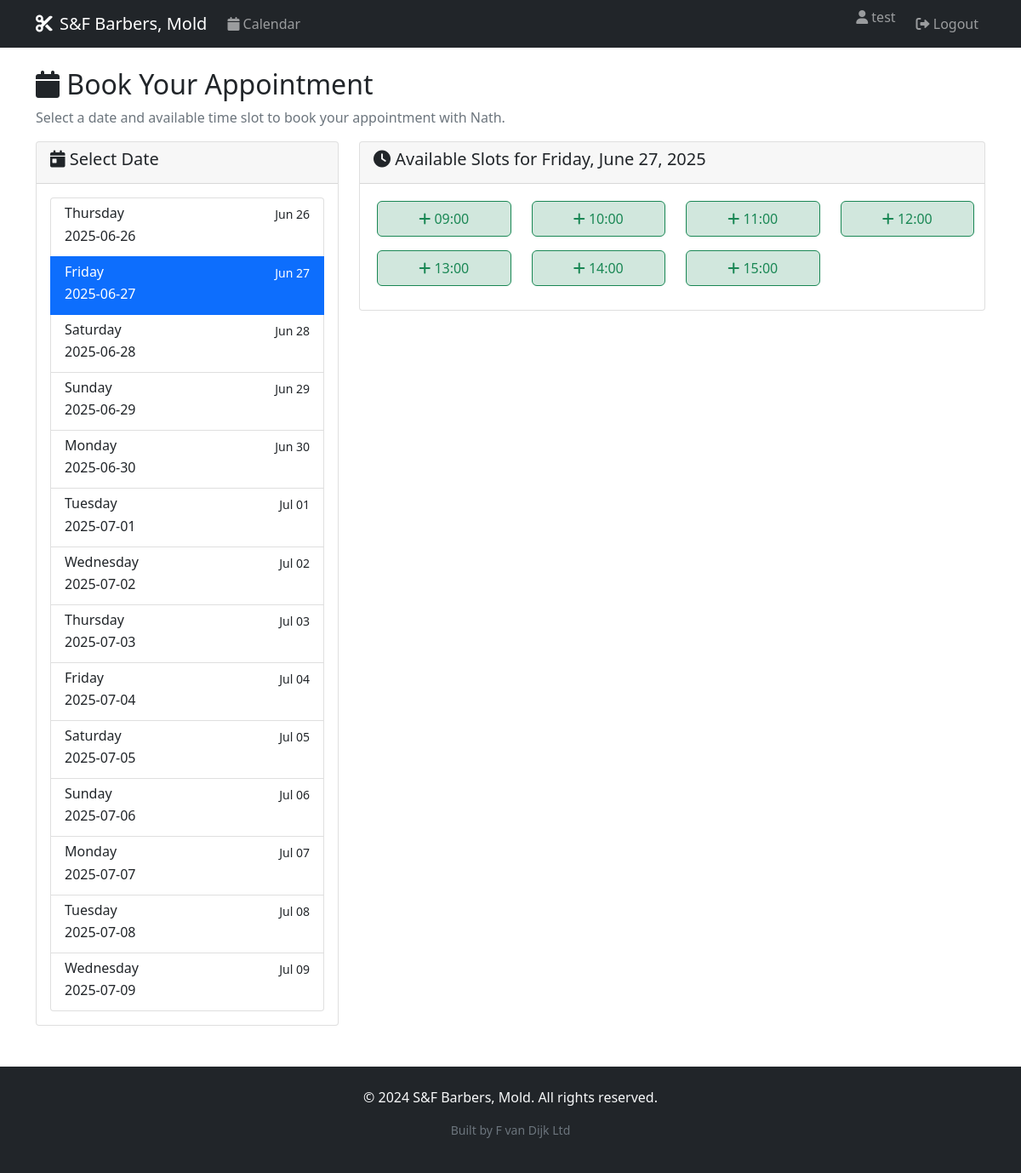
/calendar?date=2025-06-27 (signed in), run on an earlier commit of the app's database.
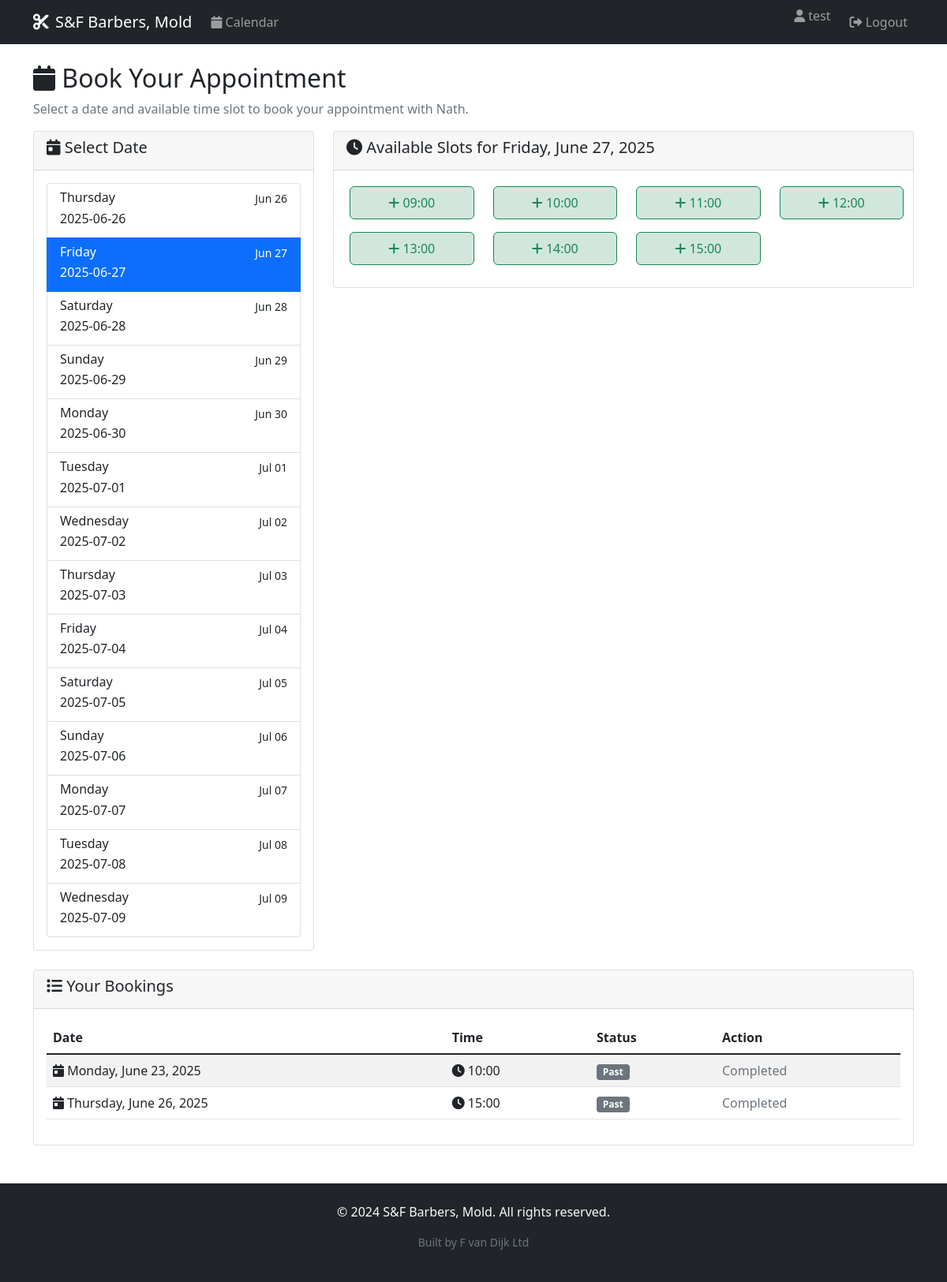
And on a later commit of the database.
### app.py (models this page shows)
class Booking(db.Model):
    id = db.Column(db.Integer, primary_key=True)
    user_id = db.Column(db.Integer, db.ForeignKey('user.id'), nullable=True)  # Nullable for guest bookings
    date = db.Column(db.Date, nullable=False)
    time_slot = db.Column(db.String(10), nullable=False)  # e.g., "09:00"
    guest_name = db.Column(db.String(100))  # For non-registered customers
    guest_phone = db.Column(db.String(20))  # For non-registered customers
    guest_email = db.Column(db.String(120))  # For non-registered customers
    admin_note = db.Column(db.String(200))  # Admin's private note
    is_guest_booking = db.Column(db.Boolean, default=False)
    created_at = db.Column(db.DateTime, default=datetime.utcnow)

### app.py (the view)
    def decorated_function(*args, **kwargs):
        if 'user_id' not in session:
            flash('Please log in to access this page.', 'warning')
            return redirect(url_for('login'))
        return f(*args, **kwargs)

### app.py (called while the page is built)
def get_available_slots(selected_date=None):
    if selected_date is None:
        selected_date = date.today()
    override = ScheduleOverride.query.filter_by(date=selected_date).first()
    if override:
        if not override.is_open:
            return []
        opening_hour = int(override.opening_time.split(':')[0])
        closing_hour = int(override.closing_time.split(':')[0])
    else:
        opening_hour = 9
        closing_hour = 16
    slots = []
    for hour in range(opening_hour, closing_hour):
        slots.append(f"{hour:02d}:00")
    return slots

def get_schedule_info(selected_date):
    override = ScheduleOverride.query.filter_by(date=selected_date).first()
    if override:
        if not override.is_open:
            return {
                'is_open': False,
                'hours': None,
                'note': override.note or 'Closed',
                'is_custom': True
            }
        else:
            return {
                'is_open': True,
                'hours': f"{override.opening_time} - {override.closing_time}",
                'note': override.note,
                'is_custom': True
            }
    else:
        return {
            'is_open': True,
            'hours': '09:00 - 16:00',
            'note': None,
            'is_custom': False
        }

def get_booked_slots(selected_date):
    bookings = Booking.query.filter_by(date=selected_date).all()
    return [booking.time_slot for booking in bookings]

def is_admin():
    return session.get('is_admin', False)

def login_required(f):
    def decorated_function(*args, **kwargs):
        if 'user_id' not in session:
            flash('Please log in to access this page.', 'warning')
            return redirect(url_for('login'))
        return f(*args, **kwargs)
    decorated_function.__name__ = f.__name__
    return decorated_function

### templates/calendar.html (shortened to what this page needs)
{% extends "base.html" %}
{% block content %}
<div class="row">
    <div class="col-12">
        <h2><i class="fas fa-calendar"></i> Book Your Appointment</h2>
        <p class="text-muted">Select a date and available time slot to book your appointment with Nath.</p>
    </div>
</div>
<div class="row">
    <div class="col-md-4">
        <div class="card">
            <div class="card-header">
                <h5><i class="fas fa-calendar-day"></i> Select Date</h5>
            </div>
            <div class="card-body">
                <div class="list-group">
                    {% for date in dates %}
                        <a href="{{ url_for('calendar', date=date.strftime('%Y-%m-%d')) }}"
                           class="list-group-item list-group-item-action {{ 'active' if date == selected_date else '' }}">
                            <div class="d-flex w-100 justify-content-between">
                                <h6 class="mb-1">{{ date.strftime('%A') }}</h6>
                                <small>{{ date.strftime('%b %d') }}</small>
                            </div>
                            <p class="mb-1">{{ date.strftime('%Y-%m-%d') }}</p>
                        </a>
                    {% endfor %}
                </div>
            </div>
        </div>
    </div>
    <div class="col-md-8">
        <div class="card">
            <div class="card-header">
                <h5><i class="fas fa-clock"></i> Available Slots for {{ selected_date.strftime('%A, %B %d, %Y') }}</h5>
            </div>
            <div class="card-body">
                {% if not schedule_info.is_open %}
                    <div class="alert alert-danger text-center">
                        <i class="fas fa-store-slash fa-2x mb-2"></i>
                        <h5>Closed Today</h5>
                        <p class="mb-0">{{ schedule_info.note }}</p>
                    </div>
                {% elif available_slots %}
                    <div class="row">
                        {% for slot in available_slots %}
                            <div class="col-md-3 col-sm-4 col-6 mb-2">
                                {% if session.is_admin %}
                                    <a href="{{ url_for('admin_book_slot', date=selected_date.strftime('%Y-%m-%d'), time_slot=slot) }}"
                                       class="btn btn-outline-primary w-100 booking-slot available">
                                        <i class="fas fa-user-plus"></i> {{ slot }}
                                    </a>
                                {% else %}
                                    <form method="POST" action="{{ url_for('book') }}" style="display: inline;">
                                        <button type="submit" class="btn btn-outline-success w-100 booking-slot available">
                                            <i class="fas fa-plus"></i> {{ slot }}
                                        </button>
                                    </form>
                                {% endif %}
                            </div>
                        {% endfor %}
                    </div>
                {% else %}
                    <div class="alert alert-warning">
                        <i class="fas fa-exclamation-triangle"></i> No available slots for this date.
                    </div>
                {% endif %}
            </div>
        </div>
    </div>
</div>
{% if not session.is_admin and user_bookings %}
<div class="row mt-4">
    <div class="col-12">
        <div class="card">
            <div class="card-header">
                <h5><i class="fas fa-list"></i> Your Bookings</h5>
            </div>
            <div class="card-body">
                <div class="table-responsive">
                    <table class="table table-striped">
                        <thead>
                            <tr>
                                <th>Date</th>
                                <th>Time</th>
                                <th>Status</th>
                                <th>Action</th>
                            </tr>
                        </thead>
                        <tbody>
                            {% for booking in user_bookings %}
                                <tr>
                                    <td>
                                        <i class="fas fa-calendar-day"></i>
                                        {{ booking.date.strftime('%A, %B %d, %Y') }}
                                    </td>
                                    <td>
                                        <i class="fas fa-clock"></i> {{ booking.time_slot }}
                                    </td>
                                    <td>
                                        {% if booking.date >= selected_date %}
                                            <span class="badge bg-success">Upcoming</span>
                                        {% else %}
                                            <span class="badge bg-secondary">Past</span>
                                        {% endif %}
                                    </td>
                                    <td>
                                        {% if booking.date >= selected_date %}
                                            <form method="POST" action="{{ url_for('cancel') }}" style="display: inline;">
                                                <input type="hidden" name="booking_id" value="{{ booking.id }}">
                                                <button type="submit" class="btn btn-sm btn-outline-danger"
                                                        onclick="return confirm('Are you sure you want to cancel this booking?')">
                                                    <i class="fas fa-times"></i> Cancel
                                                </button>
                                            </form>
                                        {% else %}
                                            <span class="text-muted">Completed</span>
                                        {% endif %}
                                    </td>
                                </tr>
                            {% endfor %}
                        </tbody>
                    </table>
                </div>
            </div>
        </div>
    </div>
</div>
{% endif %}
{% endblock %}

### templates/base.html (shortened to what this page needs)
<!DOCTYPE html>
<html lang="en">
<head>
    <link href="https://cdn.jsdelivr.net/npm/bootstrap@5.1.3/dist/css/bootstrap.min.css" rel="stylesheet">
    <link href="https://cdnjs.cloudflare.com/ajax/libs/font-awesome/6.0.0/css/all.min.css" rel="stylesheet">
</head>
<body>
    <nav class="navbar navbar-expand-lg navbar-dark bg-dark">
        <div class="container">
            <a class="navbar-brand" href="{{ url_for('index') }}">
                <i class="fas fa-cut"></i>S&F Barbers, Mold
            </a>
            <div class="collapse navbar-collapse" id="navbarNav">
                <ul class="navbar-nav me-auto">
                    {% if session.user_id %}
                        <li class="nav-item">
                            <a class="nav-link" href="{{ url_for('calendar') }}">
                                <i class="fas fa-calendar"></i> Calendar
                            </a>
                        </li>
                    {% endif %}
                </ul>
                <ul class="navbar-nav">
                    {% if session.user_id %}
                        <li class="nav-item">
                            <span class="navbar-text me-3">
                                <i class="fas fa-user"></i> {{ session.username }}
                            </span>
                        </li>
                        <li class="nav-item">
                            <a class="nav-link" href="{{ url_for('logout') }}">
                                <i class="fas fa-sign-out-alt"></i> Logout
                            </a>
                        </li>
                    {% endif %}
                </ul>
            </div>
        </div>
    </nav>
    <main class="container mt-4">
        {% block content %}{% endblock %}
    </main>
    <footer class="bg-dark text-light mt-5 py-4">
        <div class="container text-center">
            <p>&copy; 2024 S&F Barbers, Mold. All rights reserved.</p>
            <p class="mt-2 text-muted small">
                Built by <a href="https://felixvandijk.dev/business.html" target="_blank" class="text-muted text-decoration-none">F van Dijk Ltd</a>
            </p>
        </div>
    </footer>
</body>
</html>

### templates/base.html (style rules this page uses)
.booking-slot { border: 1px solid #dee2e6; border-radius: 0.375rem; padding: 0.5rem; margin: 0.25rem; text-align: center; cursor: pointer; transition: all 0.2s; }
.booking-slot.available { background-color: #d1e7dd; border-color: #198754; }
.navbar-brand i { margin-right: 0.5rem; }

What changed in the data, as far as the page shows it:
added Booking: date "Monday, June 23, 2025", time_slot "10:00", shows "Past", shows "Completed"
added Booking: date "Thursday, June 26, 2025", time_slot "15:00", shows "Past", shows "Completed"
Also different on the page:
text now shown: "Your Bookings Date Time Status Action"
